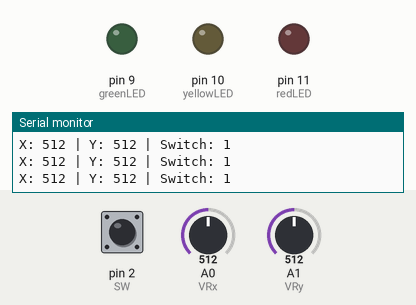
Bench run of a sketch on a simulated Arduino Uno, built with avr-gcc and run on an emulated ATmega328P. On the bench: output pins drawn as LEDs (lit = HIGH), the last lines printed to the serial monitor. Inputs (shaded band) come from the test bench; at power-on: A0 (VRx) = 512, A1 (VRy) = 512, pin 2 (SW) HIGH.

Above: at 1.2 s.
1.3 s: A0 (VRx) set to 683
2.8 s: A0 (VRx) set to 711
At 3.3 s:
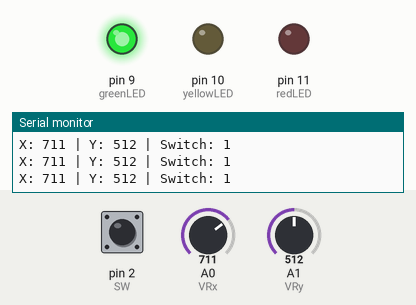
4.3 s: A0 (VRx) set to 290
At 4.7 s:
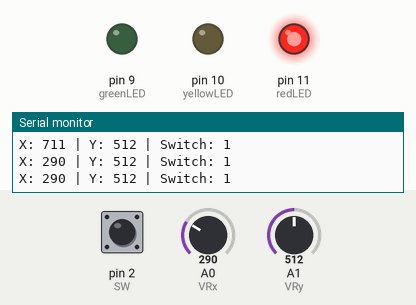
5.9 s: A0 (VRx) set to 314
At 7.2 s:
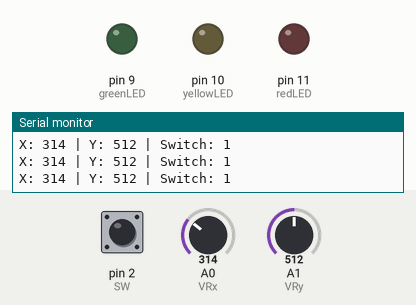
7.5 s: A1 (VRy) set to 309
9.0 s: A1 (VRy) set to 287
At 10.1 s:
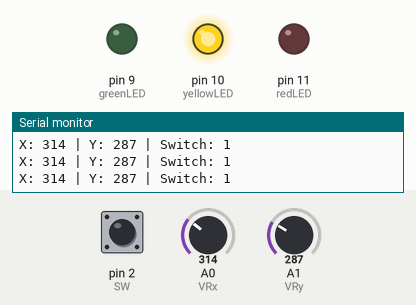
Timing chart, 0 to 11.5 s (numbered marks = the images above; inputs shaded):
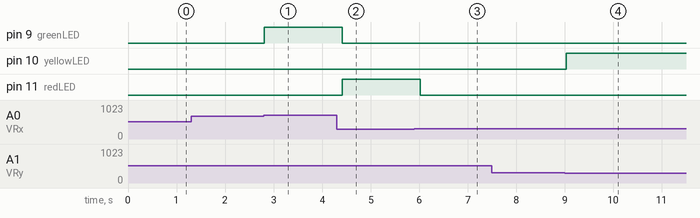

The sketch:

JoyStickBasedTrafficLightController.ino
```cpp
const int VRx = A0; // Joystick VRx pin
const int VRy = A1; // Joystick VRy pin
const int SW = 2;   // Joystick switch pin

const int redLED = 11;
const int yellowLED = 10;
const int greenLED = 9;

void setup() {
    pinMode(VRx, INPUT);
    pinMode(VRy, INPUT);
    pinMode(SW, INPUT_PULLUP);

    pinMode(redLED, OUTPUT);
    pinMode(yellowLED, OUTPUT);
    pinMode(greenLED, OUTPUT);

    Serial.begin(9600);
}

void loop() {
    int xPosition = analogRead(VRx);
    int yPosition = analogRead(VRy);
    int switchState = digitalRead(SW);

    // Display joystick position
    Serial.print("X: ");
    Serial.print(xPosition);
    Serial.print(" | Y: ");
    Serial.print(yPosition);
    Serial.print(" | Switch: ");
    Serial.println(switchState);

    if (xPosition < 300) { // Move left
        digitalWrite(redLED, HIGH);
        digitalWrite(yellowLED, LOW);
        digitalWrite(greenLED, LOW);
    } else if (xPosition > 700) { // Move right
        digitalWrite(redLED, LOW);
        digitalWrite(yellowLED, LOW);
        digitalWrite(greenLED, HIGH);
    } else if (yPosition < 300) { // Move up
        digitalWrite(redLED, LOW);
        digitalWrite(yellowLED, HIGH);
        digitalWrite(greenLED, LOW);
    } else if (yPosition > 700) { // Move down
        digitalWrite(redLED, LOW);
        digitalWrite(yellowLED, LOW);
        digitalWrite(greenLED, HIGH);
    } else { // Center position
        digitalWrite(redLED, LOW);
        digitalWrite(yellowLED, LOW);
        digitalWrite(greenLED, LOW);
    }

    delay(200);
}
```

Measured:
- the behaviour switches between 700 and 701 on A0 (VRx) (found by bisection; images 0 and 1)
- the behaviour switches between 299 and 300 on A0 (VRx) (found by bisection; images 2 and 3)
- the behaviour switches between 300 and 299 on A1 (VRy) (found by bisection; images 3 and 4)
- after the input at 2.8 s, pin 9 (greenLED): LOW → HIGH at once
- after the input at 4.3 s, pin 9 (greenLED): HIGH → LOW after 0.12 s; pin 11 (redLED): LOW → HIGH after 0.12 s
- after the input at 5.9 s, pin 11 (redLED): HIGH → LOW after 0.12 s
- after the input at 9.0 s, pin 10 (yellowLED): LOW → HIGH at once
